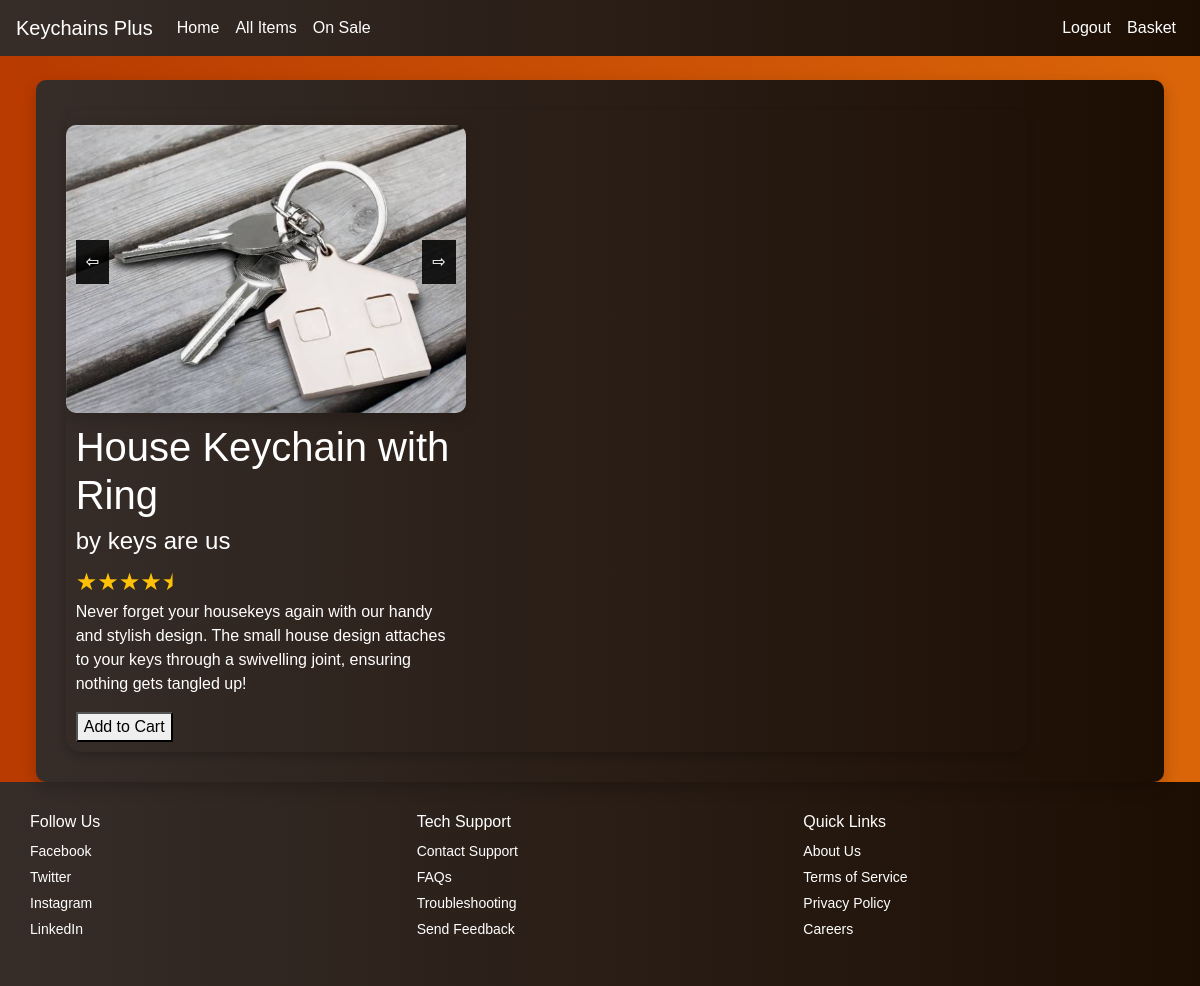
Screenshot of /item/3 (signed in) with the database file from the repository.
### app/models.py (models this page shows)
class Items(db.Model):
    __tablename__ = 'Items'
    id = db.Column(db.Integer, primary_key=True)
    name = db.Column(db.String(500), nullable=False)
    description = db.Column(db.String(5000))
    imageFile = db.Column(db.String, nullable=False)
    colour = db.Column(db.String(500))
    price = db.Column(db.Float, nullable=False)
    onSale = db.Column(db.Boolean)
    salePrice = db.Column(db.Float)
    stock = db.Column(db.Integer)
    dateAdded = db.Column(db.String(500))
    averageRating = db.Column(db.Float)
    supplierId = db.Column(db.Integer, db.ForeignKey('Supplier.id'))
    supplier = db.relationship("Supplier", backref="items")
    users = db.relationship("Users", secondary="Sales", back_populates="items")

class Supplier(db.Model):
    __tablename__ = 'Supplier'
    id = db.Column(db.Integer, primary_key=True)
    name = db.Column(db.String(500), nullable=False)
    address = db.Column(db.String(5000))
    postcode = db.Column(db.String(5000))
    averageRating = db.Column(db.Float)

### app/views.py (the view)
@app.route('/item/<int:id>', methods=['GET', 'POST'])
def show_item(id):
    item = db.session.get(models.Items, id)
    if not item:
        flash("Item not found.")
        return redirect(url_for('home'))
    title = item.name
    if not item:
        flash("Item not found.")
        return redirect(url_for('home'))
    image_file = os.path.join(app.static_folder, 'photos', item.imageFile)
    images =os.listdir(image_file)
    return render_template('ItemDisplay.html', title=title, item=item, images=images, ratings=[item.averageRating], containers=["star-rating"])

### app/views.py (called while the page is built)
@login_manager.user_loader
def user_loader(user_id):
    user = Users.query.get(int(user_id))
    return user

### app/templates/ItemDisplay.html (shortened to what this page needs)
{% extends "NavBar.html" %}
{% block content %}
<div class="item-display">
    <div class="card-display">
        <div class="image-display carousel">
            <div class="carousel-images">
                {% for image in images %}
                <img src="{{ url_for('static', filename='photos/' ~ item.imageFile ~ '/' ~ image) }}" class="{% if loop.first %}active{% endif %} image-format">
                {% if images|length != 1 %}
                <button class="arrow left" onclick="prevImage()">⇦</button>
                <button class="arrow right" onclick="nextImage()">⇨</button>
                {% endif %}
                {% endfor %}
            </div>
        </div>
        <div class="description-display">
            <h1>{{title}}</h1>
            <h4>by {{ item.supplier.name }}</h4>
            <div id="star-rating" class="star-container">
            </div>
            <p>{{ item.description }}</p>
            <button id="addToCartButton" type="button" onclick="addToBasket({{item.id}})">Add to Cart</button>
        </div>
    </div>
</div>
{% endblock%}

### app/static/styles.css (style rules this page uses)
body { background: linear-gradient(to right, #B83A01, #DA6509); color: #fff; font-family: Arial, sans-serif; height: 100vh; }
.carousel-images img { display: none; width: 100%; }
.carousel-images img.active { display: block; }
.arrow { position: absolute; top: 50%; transform: translateY(-50%); background-color: rgba(0, 0, 0, 0.5); color: white; border: none; padding: 10px; cursor: pointer; }
.arrow.left { left: 10px; }
.arrow.right { right: 10px; }
.item-display { display: flex; flex-wrap: wrap; gap: 25px; padding: 30px; border-radius: 10px; background: linear-gradient(to right, #362d29, #1d0e03); box-shadow: 0 5px 15px rgba(0, 0, 0, 0.2); backdrop-filter: blur(10px); width: 99%; }
.image-display { flex: 1 1 45%; height: auto; object-fit: cover; min-width: 200px; max-width: 400px; position: relative; align-content: center; }
.image-display img { margin-top: 15px; border-radius: 10px; box-shadow: 0 5px 15px rgba(0, 0, 0, 0.2); }
.description-display { flex: 1 1 45%; min-width: 200px; max-width: 400px; padding: 10px; border-radius: 10px; }
.star-container { display: inline-flex; align-items: center; font-size: 1.5rem; position: relative; }
.card-display { width: 90%; max-width: 1200px; border-radius: 15px; overflow: hidden; box-shadow: 0 4px 8px rgba(0, 0, 0, 0.2); }

### rows the page displays
Items: imageFile (picture), name "House Keychain with Ring", description "Never forget your housekeys again with our handy and stylish design. The small house design attaches to your keys through a swivelling joint, ensuring nothing gets tangled up!"
Supplier: supplier.name "keys are us"
